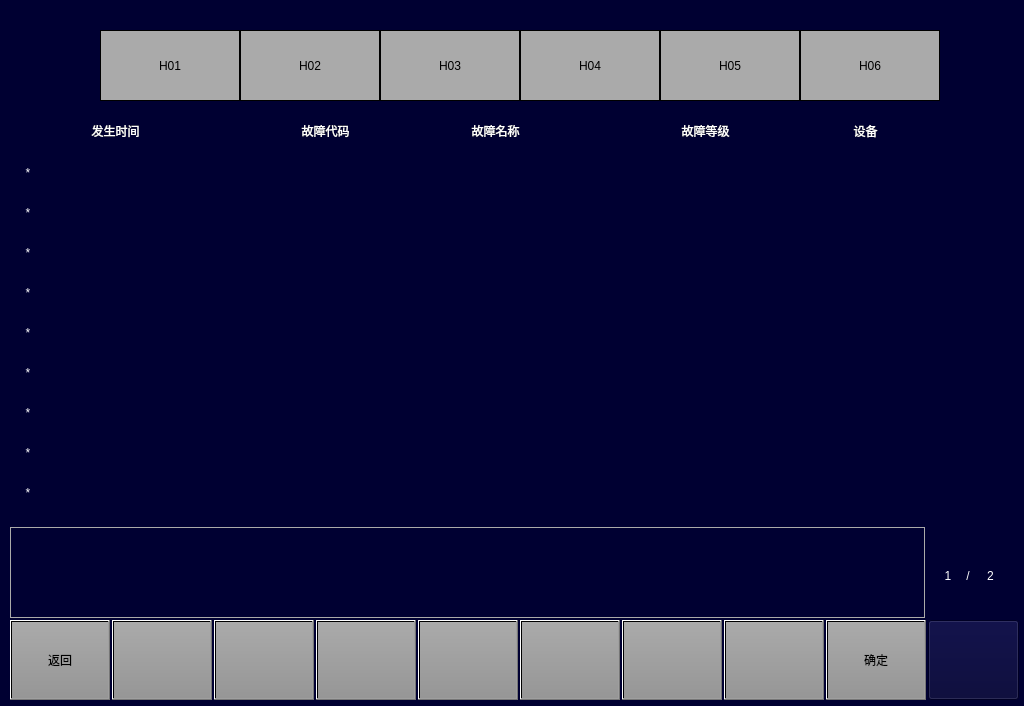
<?xml version="1.0" encoding="UTF-8"?>
<ui version="4.0">
 <class>FaultEventPage</class>
 <widget class="QWidget" name="FaultEventPage">
  <property name="geometry">
   <rect>
    <x>0</x>
    <y>0</y>
    <width>1024</width>
    <height>706</height>
   </rect>
  </property>
  <property name="windowTitle">
   <string>Form</string>
  </property>
  <property name="styleSheet">
   <string notr="true">background-color: rgb(0, 0, 50);</string>
  </property>
  <widget class="QLabel" name="LBLM1">
   <property name="geometry">
    <rect>
     <x>380</x>
     <y>30</y>
     <width>140</width>
     <height>71</height>
    </rect>
   </property>
   <property name="styleSheet">
    <string notr="true">background-color:rgb(170,170,170);
border:1px solid black;
font:20px &quot;微软雅黑&quot;;</string>
   </property>
   <property name="text">
    <string>H03</string>
   </property>
   <property name="alignment">
    <set>Qt::AlignCenter</set>
   </property>
  </widget>
  <widget class="QLabel" name="LBLTC2">
   <property name="geometry">
    <rect>
     <x>800</x>
     <y>30</y>
     <width>140</width>
     <height>71</height>
    </rect>
   </property>
   <property name="styleSheet">
    <string notr="true">background-color:rgb(170,170,170);
border:1px solid black;
font:20px &quot;微软雅黑&quot;;</string>
   </property>
   <property name="text">
    <string>H06</string>
   </property>
   <property name="alignment">
    <set>Qt::AlignCenter</set>
   </property>
  </widget>
  <widget class="QLabel" name="LBLMP2">
   <property name="geometry">
    <rect>
     <x>660</x>
     <y>30</y>
     <width>140</width>
     <height>71</height>
    </rect>
   </property>
   <property name="styleSheet">
    <string notr="true">background-color:rgb(170,170,170);
border:1px solid black;
font:20px &quot;微软雅黑&quot;;</string>
   </property>
   <property name="text">
    <string>H05</string>
   </property>
   <property name="alignment">
    <set>Qt::AlignCenter</set>
   </property>
  </widget>
  <widget class="QLabel" name="LBLTC1">
   <property name="geometry">
    <rect>
     <x>100</x>
     <y>30</y>
     <width>140</width>
     <height>71</height>
    </rect>
   </property>
   <property name="styleSheet">
    <string notr="true">background-color:rgb(170,170,170);
border:1px solid black;
font:20px &quot;微软雅黑&quot;;</string>
   </property>
   <property name="text">
    <string>H01</string>
   </property>
   <property name="alignment">
    <set>Qt::AlignCenter</set>
   </property>
  </widget>
  <widget class="QLabel" name="LBLM2">
   <property name="geometry">
    <rect>
     <x>520</x>
     <y>30</y>
     <width>140</width>
     <height>71</height>
    </rect>
   </property>
   <property name="styleSheet">
    <string notr="true">background-color:rgb(170,170,170);
border:1px solid black;
font:20px &quot;微软雅黑&quot;;</string>
   </property>
   <property name="text">
    <string>H04</string>
   </property>
   <property name="alignment">
    <set>Qt::AlignCenter</set>
   </property>
  </widget>
  <widget class="QLabel" name="LBLMP1">
   <property name="geometry">
    <rect>
     <x>240</x>
     <y>30</y>
     <width>140</width>
     <height>71</height>
    </rect>
   </property>
   <property name="styleSheet">
    <string notr="true">background-color:rgb(170,170,170);
border:1px solid black;
font:20px &quot;微软雅黑&quot;;</string>
   </property>
   <property name="text">
    <string>H02</string>
   </property>
   <property name="alignment">
    <set>Qt::AlignCenter</set>
   </property>
  </widget>
  <widget class="QPushButton" name="BTN4">
   <property name="geometry">
    <rect>
     <x>316</x>
     <y>620</y>
     <width>100</width>
     <height>80</height>
    </rect>
   </property>
   <property name="focusPolicy">
    <enum>Qt::NoFocus</enum>
   </property>
   <property name="styleSheet">
    <string notr="true">	font: 20px, &quot;微软雅黑&quot;;
    color: black;
	transparent;background:qlineargradient(spread:pad,x1:0,y1:0,x2:0,y2:1,stop:0 rgba(170,170,170,255),stop:1 rgba(150,150,150,255));
</string>
   </property>
   <property name="text">
    <string/>
   </property>
  </widget>
  <widget class="QPushButton" name="BTN1">
   <property name="geometry">
    <rect>
     <x>10</x>
     <y>620</y>
     <width>100</width>
     <height>80</height>
    </rect>
   </property>
   <property name="focusPolicy">
    <enum>Qt::NoFocus</enum>
   </property>
   <property name="styleSheet">
    <string notr="true">font: 20px, &quot;微软雅黑&quot;;color: black;transparent;background:qlineargradient(spread:pad,x1:0,y1:0,x2:0,y2:1,stop:0 rgba(170,170,170,255),stop:1 rgba(150,150,150,255));</string>
   </property>
   <property name="text">
    <string>返回</string>
   </property>
  </widget>
  <widget class="QPushButton" name="BTN7">
   <property name="geometry">
    <rect>
     <x>622</x>
     <y>620</y>
     <width>100</width>
     <height>80</height>
    </rect>
   </property>
   <property name="focusPolicy">
    <enum>Qt::NoFocus</enum>
   </property>
   <property name="styleSheet">
    <string notr="true">	font: 20px, &quot;微软雅黑&quot;;
    color: black;
	transparent;background:qlineargradient(spread:pad,x1:0,y1:0,x2:0,y2:1,stop:0 rgba(170,170,170,255),stop:1 rgba(150,150,150,255));
</string>
   </property>
   <property name="text">
    <string/>
   </property>
  </widget>
  <widget class="QPushButton" name="BTN2">
   <property name="geometry">
    <rect>
     <x>112</x>
     <y>620</y>
     <width>100</width>
     <height>80</height>
    </rect>
   </property>
   <property name="focusPolicy">
    <enum>Qt::NoFocus</enum>
   </property>
   <property name="styleSheet">
    <string notr="true">font: 20px, &quot;微软雅黑&quot;;color: black;transparent;background:qlineargradient(spread:pad,x1:0,y1:0,x2:0,y2:1,stop:0 rgba(170,170,170,255),stop:1 rgba(150,150,150,255));</string>
   </property>
   <property name="text">
    <string/>
   </property>
  </widget>
  <widget class="QPushButton" name="BTN9">
   <property name="geometry">
    <rect>
     <x>826</x>
     <y>620</y>
     <width>100</width>
     <height>80</height>
    </rect>
   </property>
   <property name="focusPolicy">
    <enum>Qt::NoFocus</enum>
   </property>
   <property name="styleSheet">
    <string notr="true">	font: 20px, &quot;微软雅黑&quot;;
    color: black;
	transparent;background:qlineargradient(spread:pad,x1:0,y1:0,x2:0,y2:1,stop:0 rgba(170,170,170,255),stop:1 rgba(150,150,150,255));
</string>
   </property>
   <property name="text">
    <string>确定</string>
   </property>
  </widget>
  <widget class="QPushButton" name="BTN5">
   <property name="geometry">
    <rect>
     <x>418</x>
     <y>620</y>
     <width>100</width>
     <height>80</height>
    </rect>
   </property>
   <property name="focusPolicy">
    <enum>Qt::NoFocus</enum>
   </property>
   <property name="styleSheet">
    <string notr="true">	font: 20px, &quot;微软雅黑&quot;;
    color: black;
	transparent;background:qlineargradient(spread:pad,x1:0,y1:0,x2:0,y2:1,stop:0 rgba(170,170,170,255),stop:1 rgba(150,150,150,255));
</string>
   </property>
   <property name="text">
    <string/>
   </property>
  </widget>
  <widget class="QPushButton" name="BTNHome">
   <property name="geometry">
    <rect>
     <x>928</x>
     <y>620</y>
     <width>91</width>
     <height>80</height>
    </rect>
   </property>
   <property name="focusPolicy">
    <enum>Qt::NoFocus</enum>
   </property>
   <property name="styleSheet">
    <string notr="true">border-image: url(:/images/image/Home.png);</string>
   </property>
   <property name="text">
    <string/>
   </property>
  </widget>
  <widget class="QPushButton" name="BTN3">
   <property name="geometry">
    <rect>
     <x>214</x>
     <y>620</y>
     <width>100</width>
     <height>80</height>
    </rect>
   </property>
   <property name="focusPolicy">
    <enum>Qt::NoFocus</enum>
   </property>
   <property name="styleSheet">
    <string notr="true">	font: 20px, &quot;微软雅黑&quot;;
    color: black;
	transparent;background:qlineargradient(spread:pad,x1:0,y1:0,x2:0,y2:1,stop:0 rgba(170,170,170,255),stop:1 rgba(150,150,150,255));
</string>
   </property>
   <property name="text">
    <string/>
   </property>
  </widget>
  <widget class="QPushButton" name="BTN8">
   <property name="geometry">
    <rect>
     <x>724</x>
     <y>620</y>
     <width>100</width>
     <height>80</height>
    </rect>
   </property>
   <property name="focusPolicy">
    <enum>Qt::NoFocus</enum>
   </property>
   <property name="styleSheet">
    <string notr="true">	font: 20px, &quot;微软雅黑&quot;;
    color: black;
	transparent;background:qlineargradient(spread:pad,x1:0,y1:0,x2:0,y2:1,stop:0 rgba(170,170,170,255),stop:1 rgba(150,150,150,255));
</string>
   </property>
   <property name="text">
    <string/>
   </property>
  </widget>
  <widget class="QPushButton" name="BTN6">
   <property name="geometry">
    <rect>
     <x>520</x>
     <y>620</y>
     <width>100</width>
     <height>80</height>
    </rect>
   </property>
   <property name="focusPolicy">
    <enum>Qt::NoFocus</enum>
   </property>
   <property name="styleSheet">
    <string notr="true">	font: 20px, &quot;微软雅黑&quot;;
    color: black;
	transparent;background:qlineargradient(spread:pad,x1:0,y1:0,x2:0,y2:1,stop:0 rgba(170,170,170,255),stop:1 rgba(150,150,150,255));
</string>
   </property>
   <property name="text">
    <string/>
   </property>
  </widget>
  <widget class="QLabel" name="lbl_1">
   <property name="geometry">
    <rect>
     <x>60</x>
     <y>120</y>
     <width>111</width>
     <height>21</height>
    </rect>
   </property>
   <property name="styleSheet">
    <string notr="true">color: rgb(255, 255, 255);
font:18px &quot;微软雅黑&quot;;</string>
   </property>
   <property name="text">
    <string>发生时间</string>
   </property>
   <property name="alignment">
    <set>Qt::AlignCenter</set>
   </property>
  </widget>
  <widget class="QLabel" name="lbl_2">
   <property name="geometry">
    <rect>
     <x>270</x>
     <y>120</y>
     <width>111</width>
     <height>21</height>
    </rect>
   </property>
   <property name="styleSheet">
    <string notr="true">color: rgb(255, 255, 255);
font:18px &quot;微软雅黑&quot;;</string>
   </property>
   <property name="text">
    <string>故障代码</string>
   </property>
   <property name="alignment">
    <set>Qt::AlignCenter</set>
   </property>
  </widget>
  <widget class="QLabel" name="lbl_3">
   <property name="geometry">
    <rect>
     <x>440</x>
     <y>120</y>
     <width>111</width>
     <height>21</height>
    </rect>
   </property>
   <property name="styleSheet">
    <string notr="true">color: rgb(255, 255, 255);
font:18px &quot;微软雅黑&quot;;</string>
   </property>
   <property name="text">
    <string>故障名称</string>
   </property>
   <property name="alignment">
    <set>Qt::AlignCenter</set>
   </property>
  </widget>
  <widget class="QLabel" name="lbl_4">
   <property name="geometry">
    <rect>
     <x>650</x>
     <y>120</y>
     <width>111</width>
     <height>21</height>
    </rect>
   </property>
   <property name="styleSheet">
    <string notr="true">color: rgb(255, 255, 255);
font:18px &quot;微软雅黑&quot;;</string>
   </property>
   <property name="text">
    <string>故障等级</string>
   </property>
   <property name="alignment">
    <set>Qt::AlignCenter</set>
   </property>
  </widget>
  <widget class="QLabel" name="lbl_5">
   <property name="geometry">
    <rect>
     <x>810</x>
     <y>120</y>
     <width>111</width>
     <height>21</height>
    </rect>
   </property>
   <property name="styleSheet">
    <string notr="true">color: rgb(255, 255, 255);
font:18px &quot;微软雅黑&quot;;</string>
   </property>
   <property name="text">
    <string>设备</string>
   </property>
   <property name="alignment">
    <set>Qt::AlignCenter</set>
   </property>
  </widget>
  <widget class="QPushButton" name="BTN_1_bg">
   <property name="geometry">
    <rect>
     <x>20</x>
     <y>155</y>
     <width>971</width>
     <height>36</height>
    </rect>
   </property>
   <property name="styleSheet">
    <string notr="true">background-color: rgb(0, 0, 50);
border:0px;</string>
   </property>
   <property name="text">
    <string/>
   </property>
  </widget>
  <widget class="QLabel" name="lbl_1_confirm">
   <property name="geometry">
    <rect>
     <x>20</x>
     <y>160</y>
     <width>16</width>
     <height>26</height>
    </rect>
   </property>
   <property name="styleSheet">
    <string notr="true">color: rgb(255, 255, 255);</string>
   </property>
   <property name="text">
    <string>*</string>
   </property>
   <property name="alignment">
    <set>Qt::AlignCenter</set>
   </property>
  </widget>
  <widget class="QLabel" name="lbl_1_startTime">
   <property name="geometry">
    <rect>
     <x>40</x>
     <y>160</y>
     <width>221</width>
     <height>26</height>
    </rect>
   </property>
   <property name="styleSheet">
    <string notr="true">color: rgb(255, 255, 255);
font:18px &quot;微软雅黑&quot;;</string>
   </property>
   <property name="text">
    <string/>
   </property>
   <property name="alignment">
    <set>Qt::AlignLeading|Qt::AlignLeft|Qt::AlignVCenter</set>
   </property>
  </widget>
  <widget class="QLabel" name="lbl_1_faultCode">
   <property name="geometry">
    <rect>
     <x>270</x>
     <y>160</y>
     <width>131</width>
     <height>26</height>
    </rect>
   </property>
   <property name="styleSheet">
    <string notr="true">color: rgb(255, 255, 255);
font:18px &quot;微软雅黑&quot;;</string>
   </property>
   <property name="text">
    <string/>
   </property>
   <property name="alignment">
    <set>Qt::AlignLeading|Qt::AlignLeft|Qt::AlignVCenter</set>
   </property>
  </widget>
  <widget class="QLabel" name="lbl_1_faultName">
   <property name="geometry">
    <rect>
     <x>410</x>
     <y>160</y>
     <width>231</width>
     <height>26</height>
    </rect>
   </property>
   <property name="styleSheet">
    <string notr="true">color: rgb(255, 255, 255);
font:18px &quot;微软雅黑&quot;;</string>
   </property>
   <property name="text">
    <string/>
   </property>
   <property name="alignment">
    <set>Qt::AlignLeading|Qt::AlignLeft|Qt::AlignVCenter</set>
   </property>
  </widget>
  <widget class="QLabel" name="lbl_1_faultLevel">
   <property name="geometry">
    <rect>
     <x>650</x>
     <y>160</y>
     <width>121</width>
     <height>26</height>
    </rect>
   </property>
   <property name="styleSheet">
    <string notr="true">color: rgb(255, 255, 255);
font:18px &quot;微软雅黑&quot;;</string>
   </property>
   <property name="text">
    <string/>
   </property>
   <property name="alignment">
    <set>Qt::AlignLeading|Qt::AlignLeft|Qt::AlignVCenter</set>
   </property>
  </widget>
  <widget class="QLabel" name="lbl_1_faultDevice">
   <property name="geometry">
    <rect>
     <x>800</x>
     <y>160</y>
     <width>131</width>
     <height>26</height>
    </rect>
   </property>
   <property name="styleSheet">
    <string notr="true">color: rgb(255, 255, 255);
font:18px &quot;微软雅黑&quot;;</string>
   </property>
   <property name="text">
    <string/>
   </property>
   <property name="alignment">
    <set>Qt::AlignLeading|Qt::AlignLeft|Qt::AlignVCenter</set>
   </property>
  </widget>
  <widget class="QPushButton" name="BTN_2_bg">
   <property name="geometry">
    <rect>
     <x>20</x>
     <y>195</y>
     <width>971</width>
     <height>36</height>
    </rect>
   </property>
   <property name="styleSheet">
    <string notr="true">background-color: rgb(0, 0, 50);
border:0px;</string>
   </property>
   <property name="text">
    <string/>
   </property>
  </widget>
  <widget class="QLabel" name="lbl_2_faultLevel">
   <property name="geometry">
    <rect>
     <x>650</x>
     <y>200</y>
     <width>121</width>
     <height>26</height>
    </rect>
   </property>
   <property name="styleSheet">
    <string notr="true">color: rgb(255, 255, 255);
font:18px &quot;微软雅黑&quot;;</string>
   </property>
   <property name="text">
    <string/>
   </property>
   <property name="alignment">
    <set>Qt::AlignLeading|Qt::AlignLeft|Qt::AlignVCenter</set>
   </property>
  </widget>
  <widget class="QLabel" name="lbl_2_confirm">
   <property name="geometry">
    <rect>
     <x>20</x>
     <y>200</y>
     <width>16</width>
     <height>26</height>
    </rect>
   </property>
   <property name="styleSheet">
    <string notr="true">color: rgb(255, 255, 255);</string>
   </property>
   <property name="text">
    <string>*</string>
   </property>
   <property name="alignment">
    <set>Qt::AlignCenter</set>
   </property>
  </widget>
  <widget class="QLabel" name="lbl_2_faultDevice">
   <property name="geometry">
    <rect>
     <x>800</x>
     <y>200</y>
     <width>131</width>
     <height>26</height>
    </rect>
   </property>
   <property name="styleSheet">
    <string notr="true">color: rgb(255, 255, 255);
font:18px &quot;微软雅黑&quot;;</string>
   </property>
   <property name="text">
    <string/>
   </property>
   <property name="alignment">
    <set>Qt::AlignLeading|Qt::AlignLeft|Qt::AlignVCenter</set>
   </property>
  </widget>
  <widget class="QLabel" name="lbl_2_faultCode">
   <property name="geometry">
    <rect>
     <x>270</x>
     <y>200</y>
     <width>131</width>
     <height>26</height>
    </rect>
   </property>
   <property name="styleSheet">
    <string notr="true">color: rgb(255, 255, 255);
font:18px &quot;微软雅黑&quot;;</string>
   </property>
   <property name="text">
    <string/>
   </property>
   <property name="alignment">
    <set>Qt::AlignLeading|Qt::AlignLeft|Qt::AlignVCenter</set>
   </property>
  </widget>
  <widget class="QLabel" name="lbl_2_faultName">
   <property name="geometry">
    <rect>
     <x>410</x>
     <y>200</y>
     <width>231</width>
     <height>26</height>
    </rect>
   </property>
   <property name="styleSheet">
    <string notr="true">color: rgb(255, 255, 255);
font:18px &quot;微软雅黑&quot;;</string>
   </property>
   <property name="text">
    <string/>
   </property>
   <property name="alignment">
    <set>Qt::AlignLeading|Qt::AlignLeft|Qt::AlignVCenter</set>
   </property>
  </widget>
  <widget class="QLabel" name="lbl_2_startTime">
   <property name="geometry">
    <rect>
     <x>40</x>
     <y>200</y>
     <width>221</width>
     <height>26</height>
    </rect>
   </property>
   <property name="styleSheet">
    <string notr="true">color: rgb(255, 255, 255);
font:18px &quot;微软雅黑&quot;;</string>
   </property>
   <property name="text">
    <string/>
   </property>
   <property name="alignment">
    <set>Qt::AlignLeading|Qt::AlignLeft|Qt::AlignVCenter</set>
   </property>
  </widget>
  <widget class="QPushButton" name="BTN_3_bg">
   <property name="geometry">
    <rect>
     <x>20</x>
     <y>235</y>
     <width>971</width>
     <height>36</height>
    </rect>
   </property>
   <property name="styleSheet">
    <string notr="true">background-color: rgb(0, 0, 50);
border:0px;</string>
   </property>
   <property name="text">
    <string/>
   </property>
  </widget>
  <widget class="QLabel" name="lbl_3_faultLevel">
   <property name="geometry">
    <rect>
     <x>650</x>
     <y>240</y>
     <width>121</width>
     <height>26</height>
    </rect>
   </property>
   <property name="styleSheet">
    <string notr="true">color: rgb(255, 255, 255);
font:18px &quot;微软雅黑&quot;;</string>
   </property>
   <property name="text">
    <string/>
   </property>
   <property name="alignment">
    <set>Qt::AlignLeading|Qt::AlignLeft|Qt::AlignVCenter</set>
   </property>
  </widget>
  <widget class="QLabel" name="lbl_3_confirm">
   <property name="geometry">
    <rect>
     <x>20</x>
     <y>240</y>
     <width>16</width>
     <height>26</height>
    </rect>
   </property>
   <property name="styleSheet">
    <string notr="true">color: rgb(255, 255, 255);</string>
   </property>
   <property name="text">
    <string>*</string>
   </property>
   <property name="alignment">
    <set>Qt::AlignCenter</set>
   </property>
  </widget>
  <widget class="QLabel" name="lbl_3_faultDevice">
   <property name="geometry">
    <rect>
     <x>800</x>
     <y>240</y>
     <width>131</width>
     <height>26</height>
    </rect>
   </property>
   <property name="styleSheet">
    <string notr="true">color: rgb(255, 255, 255);
font:18px &quot;微软雅黑&quot;;</string>
   </property>
   <property name="text">
    <string/>
   </property>
   <property name="alignment">
    <set>Qt::AlignLeading|Qt::AlignLeft|Qt::AlignVCenter</set>
   </property>
  </widget>
  <widget class="QLabel" name="lbl_3_faultCode">
   <property name="geometry">
    <rect>
     <x>270</x>
     <y>240</y>
     <width>131</width>
     <height>26</height>
    </rect>
   </property>
   <property name="styleSheet">
    <string notr="true">color: rgb(255, 255, 255);
font:18px &quot;微软雅黑&quot;;</string>
   </property>
   <property name="text">
    <string/>
   </property>
   <property name="alignment">
    <set>Qt::AlignLeading|Qt::AlignLeft|Qt::AlignVCenter</set>
   </property>
  </widget>
  <widget class="QLabel" name="lbl_3_faultName">
   <property name="geometry">
    <rect>
     <x>410</x>
     <y>240</y>
     <width>231</width>
     <height>26</height>
    </rect>
   </property>
   <property name="styleSheet">
    <string notr="true">color: rgb(255, 255, 255);
font:18px &quot;微软雅黑&quot;;</string>
   </property>
   <property name="text">
    <string/>
   </property>
   <property name="alignment">
    <set>Qt::AlignLeading|Qt::AlignLeft|Qt::AlignVCenter</set>
   </property>
  </widget>
  <widget class="QLabel" name="lbl_3_startTime">
   <property name="geometry">
    <rect>
     <x>40</x>
     <y>240</y>
     <width>221</width>
     <height>26</height>
    </rect>
   </property>
   <property name="styleSheet">
    <string notr="true">color: rgb(255, 255, 255);
font:18px &quot;微软雅黑&quot;;</string>
   </property>
   <property name="text">
    <string/>
   </property>
   <property name="alignment">
    <set>Qt::AlignLeading|Qt::AlignLeft|Qt::AlignVCenter</set>
   </property>
  </widget>
  <widget class="QLabel" name="lbl_4_confirm">
   <property name="geometry">
    <rect>
     <x>20</x>
     <y>280</y>
     <width>16</width>
     <height>26</height>
    </rect>
   </property>
   <property name="styleSheet">
    <string notr="true">color: rgb(255, 255, 255);</string>
   </property>
   <property name="text">
    <string>*</string>
   </property>
   <property name="alignment">
    <set>Qt::AlignCenter</set>
   </property>
  </widget>
  <widget class="QLabel" name="lbl_4_faultName">
   <property name="geometry">
    <rect>
     <x>410</x>
     <y>280</y>
     <width>231</width>
     <height>26</height>
    </rect>
   </property>
   <property name="styleSheet">
    <string notr="true">color: rgb(255, 255, 255);
font:18px &quot;微软雅黑&quot;;</string>
   </property>
   <property name="text">
    <string/>
   </property>
   <property name="alignment">
    <set>Qt::AlignLeading|Qt::AlignLeft|Qt::AlignVCenter</set>
   </property>
  </widget>
  <widget class="QPushButton" name="BTN_4_bg">
   <property name="geometry">
    <rect>
     <x>20</x>
     <y>275</y>
     <width>971</width>
     <height>36</height>
    </rect>
   </property>
   <property name="styleSheet">
    <string notr="true">background-color: rgb(0, 0, 50);
border:0px;</string>
   </property>
   <property name="text">
    <string/>
   </property>
  </widget>
  <widget class="QLabel" name="lbl_4_startTime">
   <property name="geometry">
    <rect>
     <x>40</x>
     <y>280</y>
     <width>221</width>
     <height>26</height>
    </rect>
   </property>
   <property name="styleSheet">
    <string notr="true">color: rgb(255, 255, 255);
font:18px &quot;微软雅黑&quot;;</string>
   </property>
   <property name="text">
    <string/>
   </property>
   <property name="alignment">
    <set>Qt::AlignLeading|Qt::AlignLeft|Qt::AlignVCenter</set>
   </property>
  </widget>
  <widget class="QLabel" name="lbl_4_faultLevel">
   <property name="geometry">
    <rect>
     <x>650</x>
     <y>280</y>
     <width>121</width>
     <height>26</height>
    </rect>
   </property>
   <property name="styleSheet">
    <string notr="true">color: rgb(255, 255, 255);
font:18px &quot;微软雅黑&quot;;</string>
   </property>
   <property name="text">
    <string/>
   </property>
   <property name="alignment">
    <set>Qt::AlignLeading|Qt::AlignLeft|Qt::AlignVCenter</set>
   </property>
  </widget>
  <widget class="QLabel" name="lbl_4_faultCode">
   <property name="geometry">
    <rect>
     <x>270</x>
     <y>280</y>
     <width>131</width>
     <height>26</height>
    </rect>
   </property>
   <property name="styleSheet">
    <string notr="true">color: rgb(255, 255, 255);
font:18px &quot;微软雅黑&quot;;</string>
   </property>
   <property name="text">
    <string/>
   </property>
   <property name="alignment">
    <set>Qt::AlignLeading|Qt::AlignLeft|Qt::AlignVCenter</set>
   </property>
  </widget>
  <widget class="QLabel" name="lbl_4_faultDevice">
   <property name="geometry">
    <rect>
     <x>800</x>
     <y>280</y>
     <width>131</width>
     <height>26</height>
    </rect>
   </property>
   <property name="styleSheet">
    <string notr="true">color: rgb(255, 255, 255);
font:18px &quot;微软雅黑&quot;;</string>
   </property>
   <property name="text">
    <string/>
   </property>
   <property name="alignment">
    <set>Qt::AlignLeading|Qt::AlignLeft|Qt::AlignVCenter</set>
   </property>
  </widget>
  <widget class="QLabel" name="lbl_5_confirm">
   <property name="geometry">
    <rect>
     <x>20</x>
     <y>320</y>
     <width>16</width>
     <height>26</height>
    </rect>
   </property>
   <property name="styleSheet">
    <string notr="true">color: rgb(255, 255, 255);</string>
   </property>
   <property name="text">
    <string>*</string>
   </property>
   <property name="alignment">
    <set>Qt::AlignCenter</set>
   </property>
  </widget>
  <widget class="QLabel" name="lbl_5_faultName">
   <property name="geometry">
    <rect>
     <x>410</x>
     <y>320</y>
     <width>231</width>
     <height>26</height>
    </rect>
   </property>
   <property name="styleSheet">
    <string notr="true">color: rgb(255, 255, 255);
font:18px &quot;微软雅黑&quot;;</string>
   </property>
   <property name="text">
    <string/>
   </property>
   <property name="alignment">
    <set>Qt::AlignLeading|Qt::AlignLeft|Qt::AlignVCenter</set>
   </property>
  </widget>
  <widget class="QPushButton" name="BTN_5_bg">
   <property name="geometry">
    <rect>
     <x>20</x>
     <y>315</y>
     <width>971</width>
     <height>36</height>
    </rect>
   </property>
   <property name="styleSheet">
    <string notr="true">background-color: rgb(0, 0, 50);
border:0px;</string>
   </property>
   <property name="text">
    <string/>
   </property>
  </widget>
  <widget class="QLabel" name="lbl_5_startTime">
   <property name="geometry">
    <rect>
     <x>40</x>
     <y>320</y>
     <width>221</width>
     <height>26</height>
    </rect>
   </property>
   <property name="styleSheet">
    <string notr="true">color: rgb(255, 255, 255);
font:18px &quot;微软雅黑&quot;;</string>
   </property>
   <property name="text">
    <string/>
   </property>
   <property name="alignment">
    <set>Qt::AlignLeading|Qt::AlignLeft|Qt::AlignVCenter</set>
   </property>
  </widget>
  <widget class="QLabel" name="lbl_5_faultLevel">
   <property name="geometry">
    <rect>
     <x>650</x>
     <y>320</y>
     <width>121</width>
     <height>26</height>
    </rect>
   </property>
   <property name="styleSheet">
    <string notr="true">color: rgb(255, 255, 255);
font:18px &quot;微软雅黑&quot;;</string>
   </property>
   <property name="text">
    <string/>
   </property>
   <property name="alignment">
    <set>Qt::AlignLeading|Qt::AlignLeft|Qt::AlignVCenter</set>
   </property>
  </widget>
  <widget class="QLabel" name="lbl_5_faultCode">
   <property name="geometry">
    <rect>
     <x>270</x>
     <y>320</y>
     <width>131</width>
     <height>26</height>
    </rect>
   </property>
   <property name="styleSheet">
    <string notr="true">color: rgb(255, 255, 255);
font:18px &quot;微软雅黑&quot;;</string>
   </property>
   <property name="text">
    <string/>
   </property>
   <property name="alignment">
    <set>Qt::AlignLeading|Qt::AlignLeft|Qt::AlignVCenter</set>
   </property>
  </widget>
  <widget class="QLabel" name="lbl_5_faultDevice">
   <property name="geometry">
    <rect>
     <x>800</x>
     <y>320</y>
     <width>131</width>
     <height>26</height>
    </rect>
   </property>
   <property name="styleSheet">
    <string notr="true">color: rgb(255, 255, 255);
font:18px &quot;微软雅黑&quot;;</string>
   </property>
   <property name="text">
    <string/>
   </property>
   <property name="alignment">
    <set>Qt::AlignLeading|Qt::AlignLeft|Qt::AlignVCenter</set>
   </property>
  </widget>
  <widget class="QPushButton" name="BTN_6_bg">
   <property name="geometry">
    <rect>
     <x>20</x>
     <y>355</y>
     <width>971</width>
     <height>36</height>
    </rect>
   </property>
   <property name="styleSheet">
    <string notr="true">background-color: rgb(0, 0, 50);
border:0px;</string>
   </property>
   <property name="text">
    <string/>
   </property>
  </widget>
  <widget class="QLabel" name="lbl_6_faultLevel">
   <property name="geometry">
    <rect>
     <x>650</x>
     <y>360</y>
     <width>121</width>
     <height>26</height>
    </rect>
   </property>
   <property name="styleSheet">
    <string notr="true">color: rgb(255, 255, 255);
font:18px &quot;微软雅黑&quot;;</string>
   </property>
   <property name="text">
    <string/>
   </property>
   <property name="alignment">
    <set>Qt::AlignLeading|Qt::AlignLeft|Qt::AlignVCenter</set>
   </property>
  </widget>
  <widget class="QLabel" name="lbl_6_faultName">
   <property name="geometry">
    <rect>
     <x>410</x>
     <y>360</y>
     <width>231</width>
     <height>26</height>
    </rect>
   </property>
   <property name="styleSheet">
    <string notr="true">color: rgb(255, 255, 255);
font:18px &quot;微软雅黑&quot;;</string>
   </property>
   <property name="text">
    <string/>
   </property>
   <property name="alignment">
    <set>Qt::AlignLeading|Qt::AlignLeft|Qt::AlignVCenter</set>
   </property>
  </widget>
  <widget class="QLabel" name="lbl_6_confirm">
   <property name="geometry">
    <rect>
     <x>20</x>
     <y>360</y>
     <width>16</width>
     <height>26</height>
    </rect>
   </property>
   <property name="styleSheet">
    <string notr="true">color: rgb(255, 255, 255);</string>
   </property>
   <property name="text">
    <string>*</string>
   </property>
   <property name="alignment">
    <set>Qt::AlignCenter</set>
   </property>
  </widget>
  <widget class="QLabel" name="lbl_6_startTime">
   <property name="geometry">
    <rect>
     <x>40</x>
     <y>360</y>
     <width>221</width>
     <height>26</height>
    </rect>
   </property>
   <property name="styleSheet">
    <string notr="true">color: rgb(255, 255, 255);
font:18px &quot;微软雅黑&quot;;</string>
   </property>
   <property name="text">
    <string/>
   </property>
   <property name="alignment">
    <set>Qt::AlignLeading|Qt::AlignLeft|Qt::AlignVCenter</set>
   </property>
  </widget>
  <widget class="QLabel" name="lbl_6_faultCode">
   <property name="geometry">
    <rect>
     <x>270</x>
     <y>360</y>
     <width>131</width>
     <height>26</height>
    </rect>
   </property>
   <property name="styleSheet">
    <string notr="true">color: rgb(255, 255, 255);
font:18px &quot;微软雅黑&quot;;</string>
   </property>
   <property name="text">
    <string/>
   </property>
   <property name="alignment">
    <set>Qt::AlignLeading|Qt::AlignLeft|Qt::AlignVCenter</set>
   </property>
  </widget>
  <widget class="QLabel" name="lbl_6_faultDevice">
   <property name="geometry">
    <rect>
     <x>800</x>
     <y>360</y>
     <width>131</width>
     <height>26</height>
    </rect>
   </property>
   <property name="styleSheet">
    <string notr="true">color: rgb(255, 255, 255);
font:18px &quot;微软雅黑&quot;;</string>
   </property>
   <property name="text">
    <string/>
   </property>
   <property name="alignment">
    <set>Qt::AlignLeading|Qt::AlignLeft|Qt::AlignVCenter</set>
   </property>
  </widget>
  <widget class="QPushButton" name="BTN_7_bg">
   <property name="geometry">
    <rect>
     <x>20</x>
     <y>395</y>
     <width>971</width>
     <height>36</height>
    </rect>
   </property>
   <property name="styleSheet">
    <string notr="true">background-color: rgb(0, 0, 50);
border:0px;</string>
   </property>
   <property name="text">
    <string/>
   </property>
  </widget>
  <widget class="QLabel" name="lbl_7_faultLevel">
   <property name="geometry">
    <rect>
     <x>650</x>
     <y>400</y>
     <width>121</width>
     <height>26</height>
    </rect>
   </property>
   <property name="styleSheet">
    <string notr="true">color: rgb(255, 255, 255);
font:18px &quot;微软雅黑&quot;;</string>
   </property>
   <property name="text">
    <string/>
   </property>
   <property name="alignment">
    <set>Qt::AlignLeading|Qt::AlignLeft|Qt::AlignVCenter</set>
   </property>
  </widget>
  <widget class="QLabel" name="lbl_7_faultName">
   <property name="geometry">
    <rect>
     <x>410</x>
     <y>400</y>
     <width>231</width>
     <height>26</height>
    </rect>
   </property>
   <property name="styleSheet">
    <string notr="true">color: rgb(255, 255, 255);
font:18px &quot;微软雅黑&quot;;</string>
   </property>
   <property name="text">
    <string/>
   </property>
   <property name="alignment">
    <set>Qt::AlignLeading|Qt::AlignLeft|Qt::AlignVCenter</set>
   </property>
  </widget>
  <widget class="QLabel" name="lbl_7_confirm">
   <property name="geometry">
    <rect>
     <x>20</x>
     <y>400</y>
     <width>16</width>
     <height>26</height>
    </rect>
   </property>
   <property name="styleSheet">
    <string notr="true">color: rgb(255, 255, 255);</string>
   </property>
   <property name="text">
    <string>*</string>
   </property>
   <property name="alignment">
    <set>Qt::AlignCenter</set>
   </property>
  </widget>
  <widget class="QLabel" name="lbl_7_startTime">
   <property name="geometry">
    <rect>
     <x>40</x>
     <y>400</y>
     <width>221</width>
     <height>26</height>
    </rect>
   </property>
   <property name="styleSheet">
    <string notr="true">color: rgb(255, 255, 255);
font:18px &quot;微软雅黑&quot;;</string>
   </property>
   <property name="text">
    <string/>
   </property>
   <property name="alignment">
    <set>Qt::AlignLeading|Qt::AlignLeft|Qt::AlignVCenter</set>
   </property>
  </widget>
  <widget class="QLabel" name="lbl_7_faultCode">
   <property name="geometry">
    <rect>
     <x>270</x>
     <y>400</y>
     <width>131</width>
     <height>26</height>
    </rect>
   </property>
   <property name="styleSheet">
    <string notr="true">color: rgb(255, 255, 255);
font:18px &quot;微软雅黑&quot;;</string>
   </property>
   <property name="text">
    <string/>
   </property>
   <property name="alignment">
    <set>Qt::AlignLeading|Qt::AlignLeft|Qt::AlignVCenter</set>
   </property>
  </widget>
  <widget class="QLabel" name="lbl_7_faultDevice">
   <property name="geometry">
    <rect>
     <x>800</x>
     <y>400</y>
     <width>131</width>
     <height>26</height>
    </rect>
   </property>
   <property name="styleSheet">
    <string notr="true">color: rgb(255, 255, 255);
font:18px &quot;微软雅黑&quot;;</string>
   </property>
   <property name="text">
    <string/>
   </property>
   <property name="alignment">
    <set>Qt::AlignLeading|Qt::AlignLeft|Qt::AlignVCenter</set>
   </property>
  </widget>
  <widget class="QLabel" name="lbl_8_confirm">
   <property name="geometry">
    <rect>
     <x>20</x>
     <y>440</y>
     <width>16</width>
     <height>26</height>
    </rect>
   </property>
   <property name="styleSheet">
    <string notr="true">color: rgb(255, 255, 255);</string>
   </property>
   <property name="text">
    <string>*</string>
   </property>
   <property name="alignment">
    <set>Qt::AlignCenter</set>
   </property>
  </widget>
  <widget class="QPushButton" name="BTN_8_bg">
   <property name="geometry">
    <rect>
     <x>20</x>
     <y>435</y>
     <width>971</width>
     <height>36</height>
    </rect>
   </property>
   <property name="styleSheet">
    <string notr="true">background-color: rgb(0, 0, 50);
border:0px;</string>
   </property>
   <property name="text">
    <string/>
   </property>
  </widget>
  <widget class="QLabel" name="lbl_8_faultName">
   <property name="geometry">
    <rect>
     <x>410</x>
     <y>440</y>
     <width>231</width>
     <height>26</height>
    </rect>
   </property>
   <property name="styleSheet">
    <string notr="true">color: rgb(255, 255, 255);
font:18px &quot;微软雅黑&quot;;</string>
   </property>
   <property name="text">
    <string/>
   </property>
   <property name="alignment">
    <set>Qt::AlignLeading|Qt::AlignLeft|Qt::AlignVCenter</set>
   </property>
  </widget>
  <widget class="QLabel" name="lbl_8_startTime">
   <property name="geometry">
    <rect>
     <x>40</x>
     <y>440</y>
     <width>221</width>
     <height>26</height>
    </rect>
   </property>
   <property name="styleSheet">
    <string notr="true">color: rgb(255, 255, 255);
font:18px &quot;微软雅黑&quot;;</string>
   </property>
   <property name="text">
    <string/>
   </property>
   <property name="alignment">
    <set>Qt::AlignLeading|Qt::AlignLeft|Qt::AlignVCenter</set>
   </property>
  </widget>
  <widget class="QLabel" name="lbl_8_faultLevel">
   <property name="geometry">
    <rect>
     <x>650</x>
     <y>440</y>
     <width>121</width>
     <height>26</height>
    </rect>
   </property>
   <property name="styleSheet">
    <string notr="true">color: rgb(255, 255, 255);
font:18px &quot;微软雅黑&quot;;</string>
   </property>
   <property name="text">
    <string/>
   </property>
   <property name="alignment">
    <set>Qt::AlignLeading|Qt::AlignLeft|Qt::AlignVCenter</set>
   </property>
  </widget>
  <widget class="QLabel" name="lbl_8_faultDevice">
   <property name="geometry">
    <rect>
     <x>800</x>
     <y>440</y>
     <width>131</width>
     <height>26</height>
    </rect>
   </property>
   <property name="styleSheet">
    <string notr="true">color: rgb(255, 255, 255);
font:18px &quot;微软雅黑&quot;;</string>
   </property>
   <property name="text">
    <string/>
   </property>
   <property name="alignment">
    <set>Qt::AlignLeading|Qt::AlignLeft|Qt::AlignVCenter</set>
   </property>
  </widget>
  <widget class="QLabel" name="lbl_8_faultCode">
   <property name="geometry">
    <rect>
     <x>270</x>
     <y>440</y>
     <width>131</width>
     <height>26</height>
    </rect>
   </property>
   <property name="styleSheet">
    <string notr="true">color: rgb(255, 255, 255);
font:18px &quot;微软雅黑&quot;;</string>
   </property>
   <property name="text">
    <string/>
   </property>
   <property name="alignment">
    <set>Qt::AlignLeading|Qt::AlignLeft|Qt::AlignVCenter</set>
   </property>
  </widget>
  <widget class="QLabel" name="lbl_9_confirm">
   <property name="geometry">
    <rect>
     <x>20</x>
     <y>480</y>
     <width>16</width>
     <height>26</height>
    </rect>
   </property>
   <property name="styleSheet">
    <string notr="true">color: rgb(255, 255, 255);</string>
   </property>
   <property name="text">
    <string>*</string>
   </property>
   <property name="alignment">
    <set>Qt::AlignCenter</set>
   </property>
  </widget>
  <widget class="QPushButton" name="BTN_9_bg">
   <property name="geometry">
    <rect>
     <x>20</x>
     <y>475</y>
     <width>971</width>
     <height>36</height>
    </rect>
   </property>
   <property name="styleSheet">
    <string notr="true">background-color: rgb(0, 0, 50);
border:0px;</string>
   </property>
   <property name="text">
    <string/>
   </property>
  </widget>
  <widget class="QLabel" name="lbl_9_faultName">
   <property name="geometry">
    <rect>
     <x>410</x>
     <y>480</y>
     <width>231</width>
     <height>26</height>
    </rect>
   </property>
   <property name="styleSheet">
    <string notr="true">color: rgb(255, 255, 255);
font:18px &quot;微软雅黑&quot;;</string>
   </property>
   <property name="text">
    <string/>
   </property>
   <property name="alignment">
    <set>Qt::AlignLeading|Qt::AlignLeft|Qt::AlignVCenter</set>
   </property>
  </widget>
  <widget class="QLabel" name="lbl_9_startTime">
   <property name="geometry">
    <rect>
     <x>40</x>
     <y>480</y>
     <width>221</width>
     <height>26</height>
    </rect>
   </property>
   <property name="styleSheet">
    <string notr="true">color: rgb(255, 255, 255);
font:18px &quot;微软雅黑&quot;;</string>
   </property>
   <property name="text">
    <string/>
   </property>
   <property name="alignment">
    <set>Qt::AlignLeading|Qt::AlignLeft|Qt::AlignVCenter</set>
   </property>
  </widget>
  <widget class="QLabel" name="lbl_9_faultLevel">
   <property name="geometry">
    <rect>
     <x>650</x>
     <y>480</y>
     <width>121</width>
     <height>26</height>
    </rect>
   </property>
   <property name="styleSheet">
    <string notr="true">color: rgb(255, 255, 255);
font:18px &quot;微软雅黑&quot;;</string>
   </property>
   <property name="text">
    <string/>
   </property>
   <property name="alignment">
    <set>Qt::AlignLeading|Qt::AlignLeft|Qt::AlignVCenter</set>
   </property>
  </widget>
  <widget class="QLabel" name="lbl_9_faultDevice">
   <property name="geometry">
    <rect>
     <x>800</x>
     <y>480</y>
     <width>131</width>
     <height>26</height>
    </rect>
   </property>
   <property name="styleSheet">
    <string notr="true">color: rgb(255, 255, 255);
font:18px &quot;微软雅黑&quot;;</string>
   </property>
   <property name="text">
    <string/>
   </property>
   <property name="alignment">
    <set>Qt::AlignLeading|Qt::AlignLeft|Qt::AlignVCenter</set>
   </property>
  </widget>
  <widget class="QLabel" name="lbl_9_faultCode">
   <property name="geometry">
    <rect>
     <x>270</x>
     <y>480</y>
     <width>131</width>
     <height>26</height>
    </rect>
   </property>
   <property name="styleSheet">
    <string notr="true">color: rgb(255, 255, 255);
font:18px &quot;微软雅黑&quot;;</string>
   </property>
   <property name="text">
    <string/>
   </property>
   <property name="alignment">
    <set>Qt::AlignLeading|Qt::AlignLeft|Qt::AlignVCenter</set>
   </property>
  </widget>
  <widget class="QLabel" name="lbl_6">
   <property name="geometry">
    <rect>
     <x>10</x>
     <y>527</y>
     <width>915</width>
     <height>91</height>
    </rect>
   </property>
   <property name="styleSheet">
    <string notr="true">border:1px solid rgba(170,170,170,255);</string>
   </property>
   <property name="text">
    <string/>
   </property>
  </widget>
  <widget class="QLabel" name="lbl_faultHint">
   <property name="geometry">
    <rect>
     <x>20</x>
     <y>560</y>
     <width>891</width>
     <height>26</height>
    </rect>
   </property>
   <property name="styleSheet">
    <string notr="true">color: rgb(255, 255, 255);
color: rgb(255, 0, 0);
font:18px &quot;微软雅黑&quot;;</string>
   </property>
   <property name="text">
    <string/>
   </property>
   <property name="alignment">
    <set>Qt::AlignLeading|Qt::AlignLeft|Qt::AlignVCenter</set>
   </property>
  </widget>
  <widget class="QLabel" name="lbl_currentPage">
   <property name="geometry">
    <rect>
     <x>940</x>
     <y>560</y>
     <width>16</width>
     <height>31</height>
    </rect>
   </property>
   <property name="styleSheet">
    <string notr="true">color: rgb(255, 255, 255);
font:18px &quot;微软雅黑&quot;;</string>
   </property>
   <property name="text">
    <string>1</string>
   </property>
   <property name="alignment">
    <set>Qt::AlignCenter</set>
   </property>
  </widget>
  <widget class="QLabel" name="lbl_7">
   <property name="geometry">
    <rect>
     <x>960</x>
     <y>560</y>
     <width>16</width>
     <height>31</height>
    </rect>
   </property>
   <property name="styleSheet">
    <string notr="true">color: rgb(255, 255, 255);
font:18px &quot;微软雅黑&quot;;</string>
   </property>
   <property name="text">
    <string>/</string>
   </property>
   <property name="alignment">
    <set>Qt::AlignCenter</set>
   </property>
  </widget>
  <widget class="QLabel" name="lbl_allPage">
   <property name="geometry">
    <rect>
     <x>980</x>
     <y>560</y>
     <width>21</width>
     <height>31</height>
    </rect>
   </property>
   <property name="styleSheet">
    <string notr="true">color: rgb(255, 255, 255);
font:18px &quot;微软雅黑&quot;;</string>
   </property>
   <property name="text">
    <string>2</string>
   </property>
   <property name="alignment">
    <set>Qt::AlignCenter</set>
   </property>
  </widget>
  <zorder>BTN_9_bg</zorder>
  <zorder>BTN_8_bg</zorder>
  <zorder>BTN_7_bg</zorder>
  <zorder>BTN_6_bg</zorder>
  <zorder>BTN_5_bg</zorder>
  <zorder>BTN_4_bg</zorder>
  <zorder>BTN_3_bg</zorder>
  <zorder>BTN_2_bg</zorder>
  <zorder>BTN_1_bg</zorder>
  <zorder>LBLM1</zorder>
  <zorder>LBLTC2</zorder>
  <zorder>LBLMP2</zorder>
  <zorder>LBLTC1</zorder>
  <zorder>LBLM2</zorder>
  <zorder>LBLMP1</zorder>
  <zorder>BTN4</zorder>
  <zorder>BTN1</zorder>
  <zorder>BTN7</zorder>
  <zorder>BTN2</zorder>
  <zorder>BTN9</zorder>
  <zorder>BTN5</zorder>
  <zorder>BTNHome</zorder>
  <zorder>BTN3</zorder>
  <zorder>BTN8</zorder>
  <zorder>BTN6</zorder>
  <zorder>lbl_1</zorder>
  <zorder>lbl_2</zorder>
  <zorder>lbl_3</zorder>
  <zorder>lbl_4</zorder>
  <zorder>lbl_5</zorder>
  <zorder>lbl_1_confirm</zorder>
  <zorder>lbl_1_startTime</zorder>
  <zorder>lbl_1_faultCode</zorder>
  <zorder>lbl_1_faultName</zorder>
  <zorder>lbl_1_faultLevel</zorder>
  <zorder>lbl_1_faultDevice</zorder>
  <zorder>lbl_2_faultLevel</zorder>
  <zorder>lbl_2_confirm</zorder>
  <zorder>lbl_2_faultDevice</zorder>
  <zorder>lbl_2_faultCode</zorder>
  <zorder>lbl_2_faultName</zorder>
  <zorder>lbl_2_startTime</zorder>
  <zorder>lbl_3_faultLevel</zorder>
  <zorder>lbl_3_confirm</zorder>
  <zorder>lbl_3_faultDevice</zorder>
  <zorder>lbl_3_faultCode</zorder>
  <zorder>lbl_3_faultName</zorder>
  <zorder>lbl_3_startTime</zorder>
  <zorder>lbl_4_confirm</zorder>
  <zorder>lbl_4_faultName</zorder>
  <zorder>lbl_4_startTime</zorder>
  <zorder>lbl_4_faultLevel</zorder>
  <zorder>lbl_4_faultCode</zorder>
  <zorder>lbl_4_faultDevice</zorder>
  <zorder>lbl_5_confirm</zorder>
  <zorder>lbl_5_faultName</zorder>
  <zorder>lbl_5_startTime</zorder>
  <zorder>lbl_5_faultLevel</zorder>
  <zorder>lbl_5_faultCode</zorder>
  <zorder>lbl_5_faultDevice</zorder>
  <zorder>lbl_6_faultLevel</zorder>
  <zorder>lbl_6_faultName</zorder>
  <zorder>lbl_6_confirm</zorder>
  <zorder>lbl_6_startTime</zorder>
  <zorder>lbl_6_faultCode</zorder>
  <zorder>lbl_6_faultDevice</zorder>
  <zorder>lbl_7_faultLevel</zorder>
  <zorder>lbl_7_faultName</zorder>
  <zorder>lbl_7_confirm</zorder>
  <zorder>lbl_7_startTime</zorder>
  <zorder>lbl_7_faultCode</zorder>
  <zorder>lbl_7_faultDevice</zorder>
  <zorder>lbl_8_confirm</zorder>
  <zorder>lbl_8_faultName</zorder>
  <zorder>lbl_8_startTime</zorder>
  <zorder>lbl_8_faultLevel</zorder>
  <zorder>lbl_8_faultDevice</zorder>
  <zorder>lbl_8_faultCode</zorder>
  <zorder>lbl_9_confirm</zorder>
  <zorder>lbl_9_faultName</zorder>
  <zorder>lbl_9_startTime</zorder>
  <zorder>lbl_9_faultLevel</zorder>
  <zorder>lbl_9_faultDevice</zorder>
  <zorder>lbl_9_faultCode</zorder>
  <zorder>lbl_6</zorder>
  <zorder>lbl_faultHint</zorder>
  <zorder>lbl_currentPage</zorder>
  <zorder>lbl_7</zorder>
  <zorder>lbl_allPage</zorder>
 </widget>
 <resources/>
 <connections/>
</ui>
